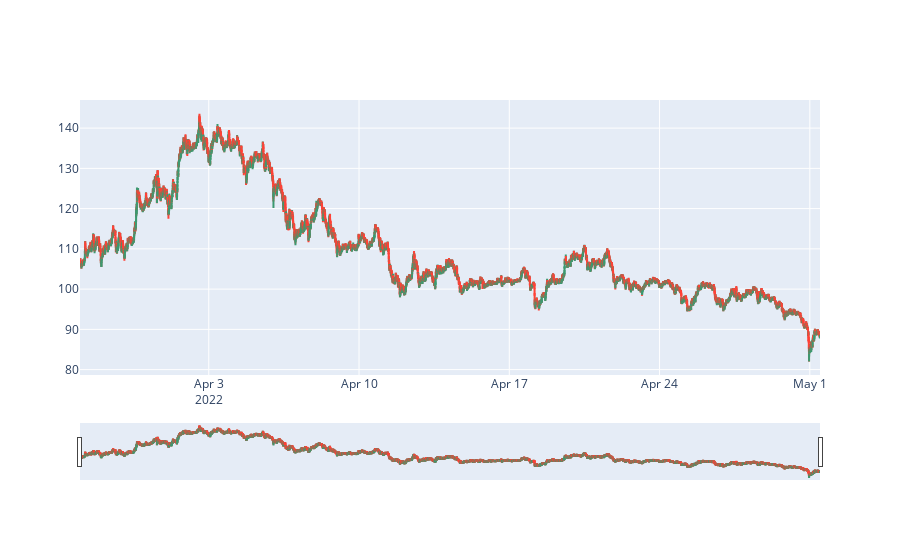

Notebook source saved alongside this figure:
### Code cell
fig = go.Figure(data=[go.Candlestick(x=sol_data.index,
                open=sol_data['open'],
                high=sol_data['high'],
                low=sol_data['low'],
                close=sol_data['close'])])

fig.show()

### Figure 1 — Plotly figure (JSON) as saved in the notebook; plotly's stock layout.template omitted (floating-point values rounded to 4 significant figures; data arrays with more than 128 entries replaced by an {"elided": "..."} marker saying what was removed)
{"data": [{"close": {"elided": "9928 float values"}, "high": {"elided": "9928 float values"}, "low": {"elided": "9928 float values"}, "open": {"elided": "9928 float values"}, "type": "candlestick", "x": {"elided": "9928 str values"}}], "layout": {}}
